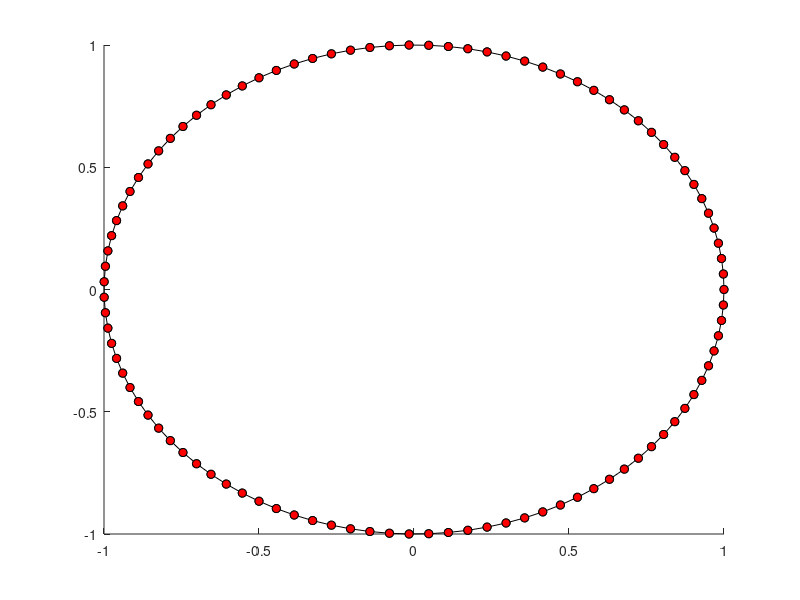

Source code (MATLAB):
function pramati01()
close

th = linspace(0,360,100);
x = cosd(th);
y = sind(th);

axis([-1 1 -1 1]);
hold on
for count = 1:numel(th)-1
    plot([x(count) x(count+1)], [y(count) y(count+1)], '-ko', 'markerfacecolor', 'r')
    pause(0.1)
end
end